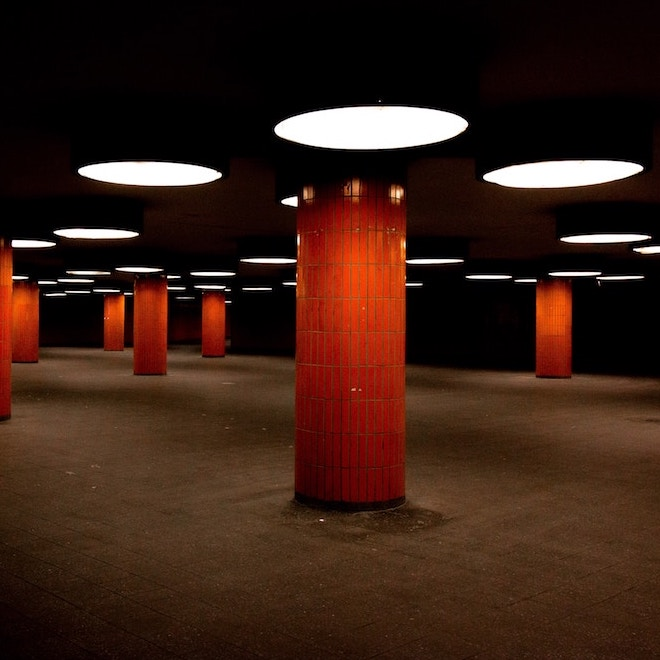
#> input picture pics/berlin_adrian-trinkaus.jpg, 660 x 660 px
$ jupyter execute convolution_pooling.ipynb
#> lines starting #> are read from the running program, lines starting #| are printed output that depends on the picture
# ML-Fundamentals - Neural Networks - Exercise: Convolution Layer

## Table of Contents
* [Requirements](#Requirements)
  * [Knowledge](#Knowledge)
  * [Modules](#Python-Modules)
  * [Data](#Data)
* [Convolution and Maxpool Layer](#Convolution-and-Maxpool-Layer)
  * [Todo: Kernels](#Kernels)
  * [Todo: Convolution](#Convolution)
  * [Todo: Pooling](#Pooling)
  * [Todo: Experiments](#Experiments)

# Requirements

## Knowledge
By now you should be familiar with the convolution operation, but you may want to repeat some information again. Following source are recommended:
- [1163050 Lecture Slides](http://home.htw-berlin.de/~voigtb/content/slides/1163150_lecture_05.pdf)
- [cs231n ConvNets Lecture Notes](http://cs231n.github.io/convolutional-networks/)
- [Colah's Blog](http://colah.github.io/posts/2014-07-Understanding-Convolutions/)

## Python-Modules

[cell 1]
# third party
import numpy as np
import matplotlib.pyplot as plt
from PIL import Image
import scipy.signal
from tqdm import tqdm

## Data
For the exercise i used the 'Photo of the Day' (6.6.2018) from Unsplash.com by Adrian Trinkaus. You can change it at will.

[cell 2]
# Open an image
img = Image.open('pics/berlin_adrian-trinkaus.jpg')
#> img is the input picture: PIL image 660x660 RGB; mean R, G, B 57.4, 31.7, 21.1
# Convert it to greyscale and RGB
img_gry = img.convert('L')
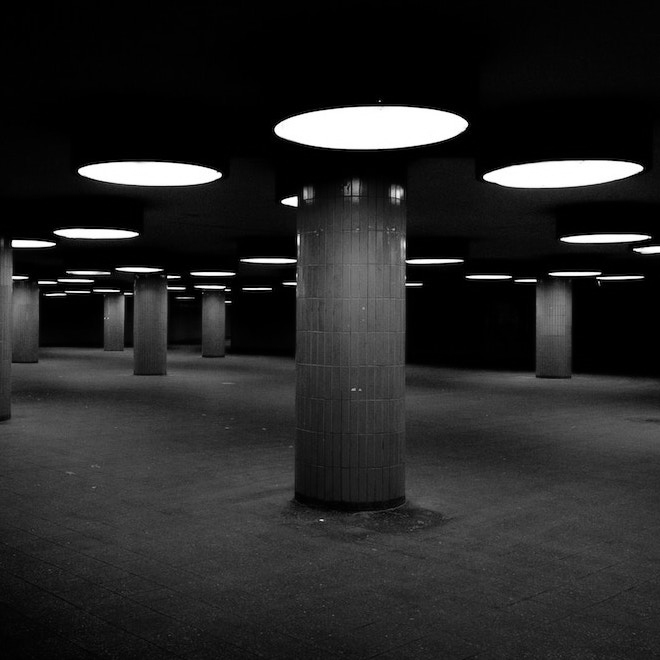
#> img_gry: PIL image 660x660 L; min 0, max 255, mean 38.2
img_rgb = img.convert('RGB')

# Create a numpy array with dimensions (height, width, channel)
# and squash all values into interval [0,1]
img_gry = np.asarray(img_gry)/256.
#> img_gry: shape (660, 660) float64
img_rgb = np.asarray(img_rgb)/256.

# Print array shapes
print('grayscale shape:', img_gry.shape)
#| grayscale shape: (660, 660)
print('rgb shape:', img_rgb.shape)
#| rgb shape: (660, 660, 3)

# Example plot
fig, (ax1, ax2) = plt.subplots(2, sharey=True,figsize=(15,15))
ax1.imshow(img_gry, cmap="Greys_r")
ax2.imshow(img_rgb)
plt.show()
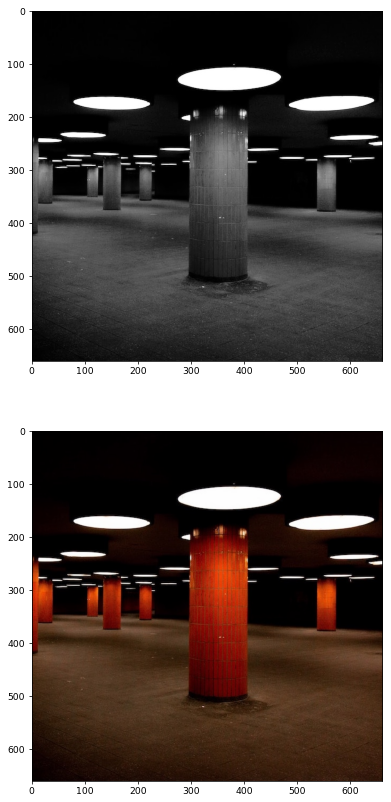
#> figure drawn by matplotlib, 2 panels

# Convolution and Maxpool Layer

## Kernels
**(2)**
Cause we do not learn the filters during the exercise we will need some for your experiments. Some Filters are given and you should create at least two more. Do a small research about 'image processing filters' and pick what you like. Remember that your Kernels need to have the same depth as your input. You may consider this issue during your implementation of the convolution operation.

[cell 3]
# typical edge detection filter
class Kernels:
    def __init__(self):
        self.edge_detector_2d = np.array([[0., 1., 0.],[1., -4., 1.],[0., 1., 0.]])
        self.sobel_2d = np.array([[1.,2.,1.],[0.,0.,0],[-1.,-2.,-1.]])
        self.gauss_2d = self.blur()
        self.emboss = np.array([[-2,-1,0], [-1, 1, 1], [0,1,2]])
        self.sharpen = np.array([[0,-1,0], [-1,5,-1],[0,-1,0]])

    def blur(self):
        gauss_1d = scipy.signal.get_window(('gaussian',1.),15)
        gauss_2d = np.outer(gauss_1d,gauss_1d)
        return gauss_2d/gauss_2d.sum()

## Convolution
**(5)**
Create a `Conv` class that implements a (naive) convolution operation on _one_ image at the time. Do not use any module, your goal is to get a better understanding for a 2d-conv operation. If your input has more as one channel apply on each the same conv-operation. Document your code and follow the  specification. After your implementation, give a statement about the runtime of your algorithm based on the $O$ notation.

[cell 4]
class Conv:
    def __init__(self, image_dim, kernel, stride=1, padding=True, verbose=None):
        """
        Args:
            image_dim: dimension of the squared image
            kernel: a filter for the convulution
            stride: step size with which the kernel slides over the image
            padding: if set zero padding will be applied to keep image dimensions
            verbose: if set additional information will be printed, e.g., input and output dimensions
        """
        self.dim = image_dim
        self.kernel = kernel
        self.kernelLen = len(kernel)
        self.stride = stride
        self.padding = padding
        self.verbose = verbose

    def forward(self, image):
        """ Executes a convolution on the given image with init params

        Args:
            image (ndarray): squared image

        Returns:
            ndarray: activation map
        """
        pad = int((self.kernelLen - 1) / 2)
        if self.padding == True:
            image = np.pad(image, (pad,pad) ,'constant', constant_values=(0, 0))

        output = []
        (width, height) = self.dim
        for h in tqdm(range(0+pad, height-pad, self.stride), "Image ..."):
            output.append([])
            for w in range(0+pad, width-pad, self.stride):
                output[-1].append([])
                if self.padding == True:
                    subImage = image[h:h+self.kernelLen, w:w+self.kernelLen]
                    output[-1][-1] = np.sum(np.multiply(subImage, self.kernel))
                else:
                    subImage = image[h:h+self.kernelLen, w:w+self.kernelLen]
                    output[-1][-1] = np.sum(np.multiply(subImage, self.kernel))
#> after the loop, output = 658 items

        return np.array(output)
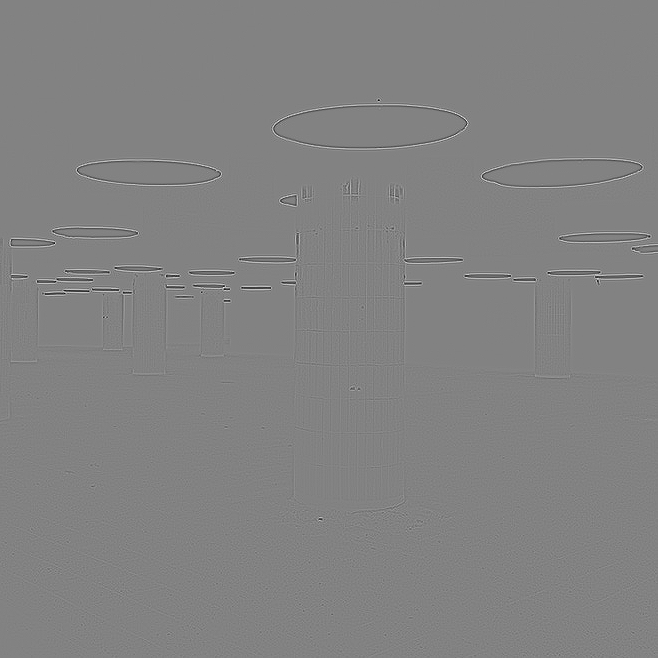
#> returned value: shape (658, 658) float64; min -1.67, max 1.6, mean -1.67e-05; drawn with min black and max white

## Pooling
**(2)**
Create a `Pooling` class that implements the pooling operation with different functions (max, sum, mean) on a given image. Document your code and follow the specification.

[cell 5]
class Pooling():
    def __init__(self, image_dim, pooling_function=None, pooling_size=2, stride=2, verbose=None):
        """
        Args:
            image_dim: dimension of the squared image
            pooling_function: defines the pooling operator 'max' (default), 'mean' or 'sum'
            poolig_size: size of one axis of the squared pooling filter
            stride: step size with which the filter slides over the image
            verbose: if set additional information will be printed, e.g., input and output dimensions
        """
        self.dim = image_dim
        self.function = pooling_function
        self.stride = stride
        self.size = pooling_size

    def forward(self, image):
        """ Executes pooling on the given image with init params

        Args:
            image (ndarray): squared image

        Returns:
            ndarray: activation map
        """
        output = []
        (width, height) = self.dim
        for h in tqdm(range(0, height, self.stride), "Image ..."):
            output.append([])
            for w in range(0, width, self.stride):
                output[-1].append([])
                subImage = image[h:h+self.size, w:w+self.size]
                output[-1][-1] = self.function(subImage)

        return output

## Experiments
**(3)**
Use the data (you may want to try some more images) and different kernel to do some experiments with your implementations. Plot results of convolution operations and compare them. What happens if you stack several convolution operations? What are the differences between the pooling functions?

[cell 6]
kernels = Kernels()
outAxis = [img_gry]
outNames = ["Standard", "Edge", "Sobel", "gauss", "emboss", "Sharpen"]

[cell 7]
convLayer = Conv(img_gry.shape, kernels.edge_detector_2d, padding=True)
outAxis.append(convLayer.forward(img_gry))

[cell 8]
convLayer = Conv(img_gry.shape, kernels.sobel_2d)
outAxis.append(convLayer.forward(img_gry))
#> in forward (call 2), `return np.array(output)`:
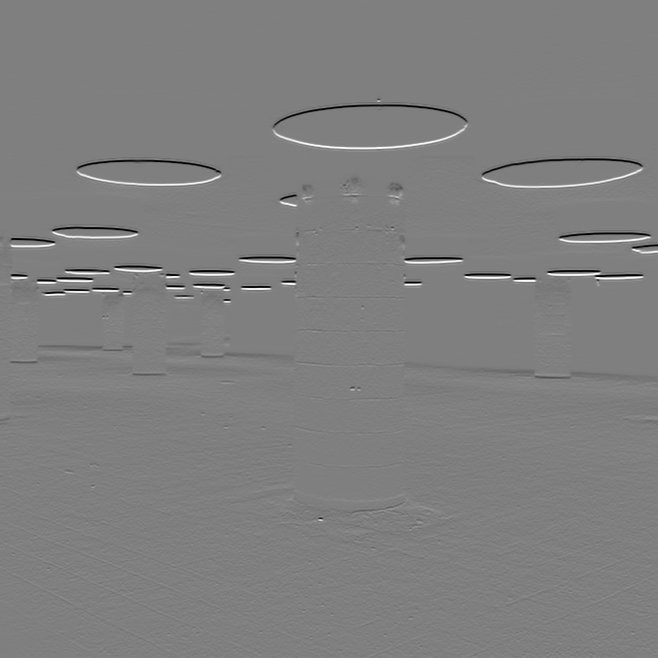
#> returned value: shape (658, 658) float64; min -3.98, max 3.98, mean -0.000971; drawn with min black and max white

[cell 9]
convLayer = Conv(img_gry.shape, kernels.gauss_2d)
outAxis.append(convLayer.forward(img_gry))
#> in forward (call 3), `image = np.pad(image, (pad,pad) ,'constant', constant_values=(0, 0))`:
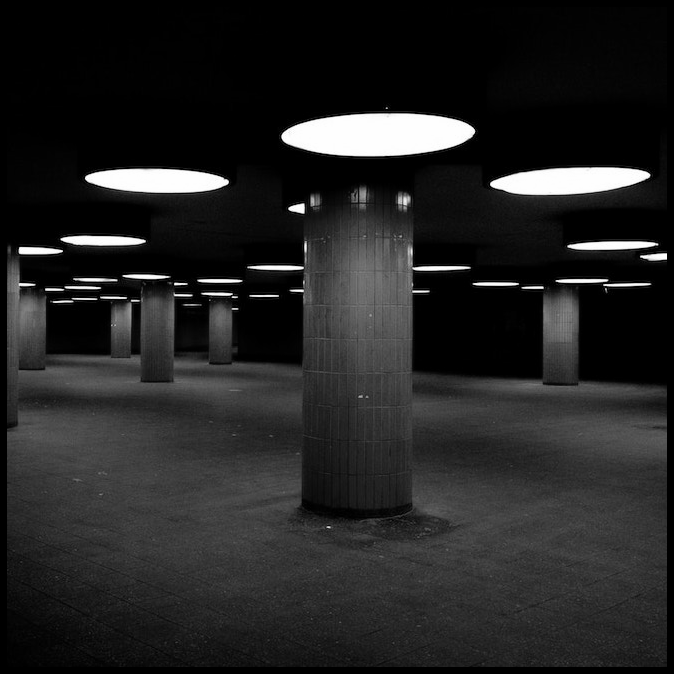
#> image: shape (674, 674) float64; min 0, max 0.996, mean 0.143
#> after the loop in forward (call 3), `for h in tqdm(range(0+pad, height-pad, self.stride), "Image ..."):`: output = 646 items
#> in forward (call 3), `return np.array(output)`:
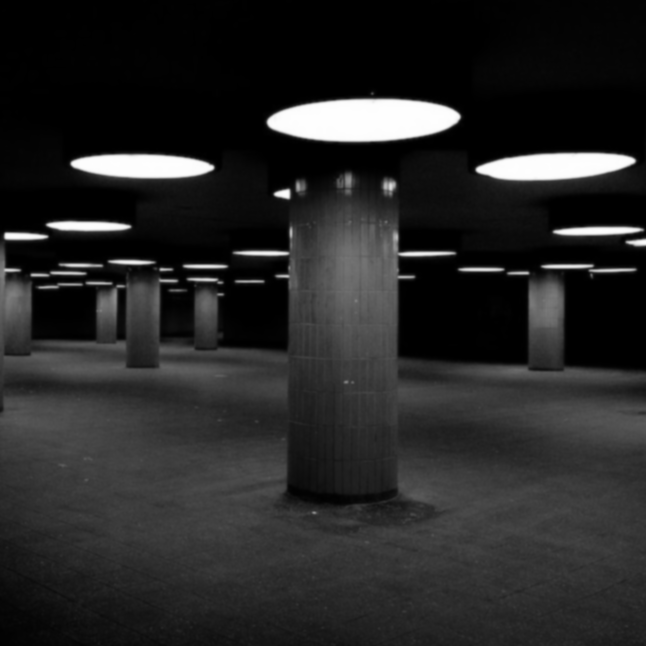
#> returned value: shape (646, 646) float64; min 0, max 0.996, mean 0.152

[cell 10]
convLayer = Conv(img_gry.shape, kernels.emboss)
outAxis.append(convLayer.forward(img_gry))
#> after the loop in forward (call 4), `for h in tqdm(range(0+pad, height-pad, self.stride), "Image ..."):`: output = 658 items
#> in forward (call 4), `return np.array(output)`:
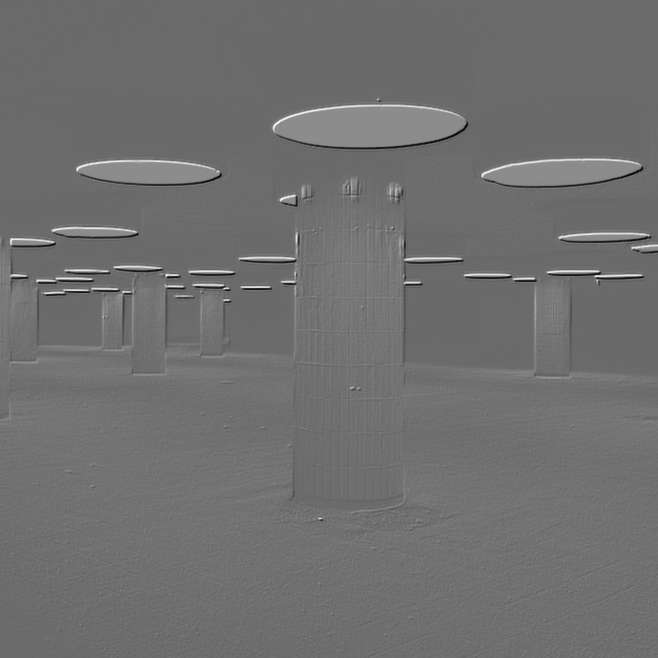
#> returned value: shape (658, 658) float64; min -3.18, max 4.42, mean 0.15; drawn with min black and max white

[cell 11]
convLayer = Conv(img_gry.shape, kernels.sharpen)
outAxis.append(convLayer.forward(img_gry))
#> in forward (call 5), `return np.array(output)`:
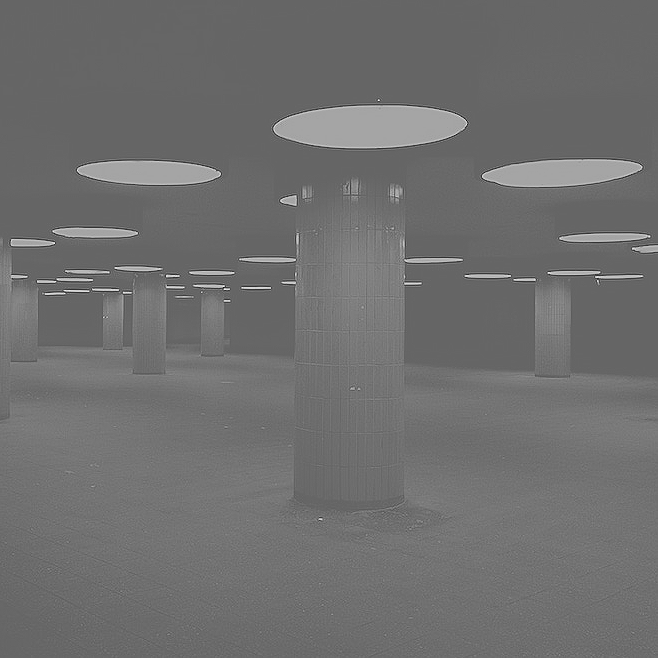
#> returned value: shape (658, 658) float64; min -1.59, max 2.41, mean 0.15; drawn with min black and max white

[cell 12]
fig, axis = plt.subplots(1,len(outAxis),figsize=(20,20), sharex=True)

for i in range(len(axis)):
    axis[i].axis('off')
    axis[i].set_title(outNames[i])
    axis[i].imshow(outAxis[i], cmap="Greys_r")
#> this loop made 6 passes

plt.show()

[cell 13]
outPoolAxis = [img_gry]
outPoolNames = ["Standard", "Max", "Min", "Mean"]

[cell 14]
MaxPool = Pooling(img_gry.shape, np.max)
outPoolAxis.append(MaxPool.forward(img_gry))
#> after the loop in forward, `for h in tqdm(range(0, height, self.stride), "Image ..."):`: output = 330 items

[cell 15]
MinPool = Pooling(img_gry.shape, np.min)
outPoolAxis.append(MinPool.forward(img_gry))

[cell 16]
MinPool = Pooling(img_gry.shape, np.mean)
outPoolAxis.append(MinPool.forward(img_gry))

[cell 17]
fig, axisPool = plt.subplots(1,len(outPoolAxis),figsize=(20,20), sharex=True)

for i in range(len(axisPool)):
    print(np.array(outPoolAxis[i]).shape)
    axisPool[i].axis('off')
    axisPool[i].set_title(outPoolNames[i])
    axisPool[i].imshow(outPoolAxis[i], cmap="Greys_r")
#> this loop made 4 passes
#| (660, 660)
#| (330, 330)
#| (330, 330)
#| (330, 330)

plt.show()
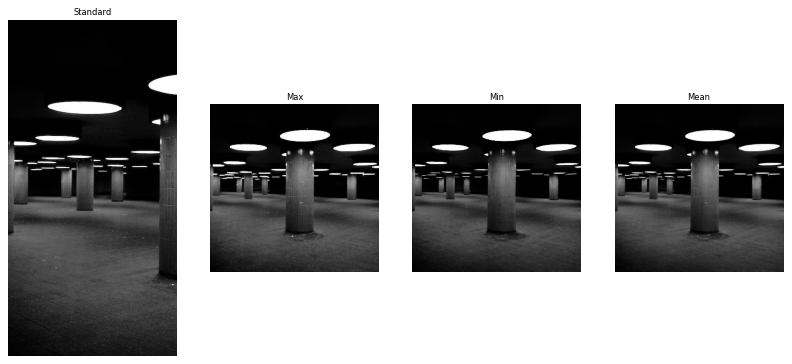
#> figure drawn by matplotlib, 4 panels
